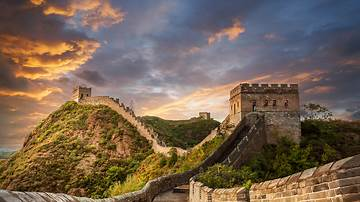
#> input picture res/sc_th.jpg, 360 x 202 px
$ python cv120_scale.py
#> lines starting #> are read from the running program, lines starting #| are printed output that depends on the picture
# -*- coding:utf-8 -*-

"""
图像缩放（image scaling）是指对数字图像的大小进行调整的过程。在
Python 中，图像缩放主要调用 resize()函数实现，函数原型如下：

result = cv2.resize(src, dsize[, result[. fx[,  fy[, interpolation]]]])

src 表示原始图像
 dsize 表示图像缩放的大小
 result 表示图像结果
 fx 表示图像 x 轴方向缩放大小的倍数
 fy 表示图像 y 轴方向缩放大小的倍数
 interpolation表示变换方法。CV_INTER_NN表示最近邻插值；
CV_INTER_LINEAR 表 示 双 线 性 插 值 （ 缺 省 使 用 ） ；
CV_INTER_AREA 表示使用像素关系重采样，当图像缩小时，
该 方 法 可 以 避 免 波 纹 出 现 ， 当 图 像 放 大 时 ， 类 似 于
CV_INTER_NN；CV_INTER_CUBIC 表示立方插值
"""

import cv2
import numpy as np

# 输出结果如图 6-5 所示，图像缩小为(100, 200, 3)像素。注意，代码中调
# 用函数 cv2.resize(src, (200,100)) 设置新图像大小 dsize 的列数为 200，
# 行数为 100。
def test1():
    src = cv2.imread('res/sc_th.jpg')
    rows, cols = src.shape[:2]
    print(rows, cols)

    #图像缩放
    result = cv2.resize(src, (200,100))
    print(result.shape)

    #显示图像
    cv2.imshow("original",src)
    cv2.imshow("result", result)

    cv2.waitKey(0)
    cv2.destroyAllWindows()

# 获取图片“scenery.png”的元素像素值，其 rows 值为 384，cols 值
# 为 512，接着进行宽度缩小 0.6 倍、高度放大 1.2 倍的处理，运行前后对比效
# 果如图 6-6 所示。
def test2():
    src = cv2.imread('res/sc_th.jpg')
#> src is the input picture: shape (202, 360, 3); mean B, G, R 83.6, 100.3, 119.1
    rows, cols = src.shape[:2]
#> rows = 202; cols = 360
    print(rows, cols)
#| 202 360

    ##图像缩放 dsize(列,行)
    result = cv2.resize(src, (int(cols * 0.6), int(rows * 1.2)))
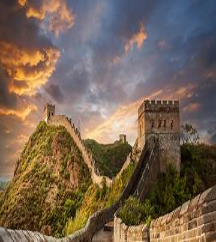
#> result: shape (242, 216, 3); mean B, G, R 83.4, 100.2, 118.9
    print(result.shape)
#| (242, 216, 3)

    # 显示图像
    cv2.imshow("src", src)
    cv2.imshow("result", result)
    cv2.waitKey(0)
    cv2.destroyAllWindows()

# 最后讲解调用(fx,fy)参数设置缩放倍数的方法，对原始图像进行放大或缩小
# 操作。下面代码是 fx 和 fy 方向缩小至原始图像 0.3 倍的操作。
def test3():
    src = cv2.imread('res/sc_th.jpg')
    rows, cols = src.shape[:2]
    print(rows, cols)

    result = cv2.resize(src, None, fx=0.3,fy=0.3)
    # 显示图像
    cv2.imshow("src", src)
    cv2.imshow("result", result)

    # 等待显示
    cv2.waitKey(0)
    cv2.destroyAllWindows()


if __name__ == "__main__":
    test2()

$ run again, with res/bar_rice_1.jpg copied over res/sc_th.jpg
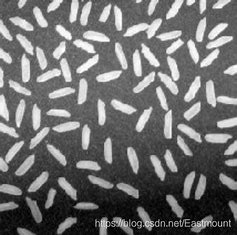
#> input picture res/bar_rice_1.jpg, 237 x 235 px
#> in test2, src is the input picture: shape (235, 237, 3); min 0, max 255, mean 109.8
#| 235 237
#> in test2, `result = cv2.resize(src, (int(cols * 0.6), int(rows * 1.2)))`:
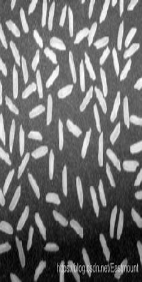
#> result: shape (282, 142, 3); min 0, max 254, mean 109.7
#| (282, 142, 3)
